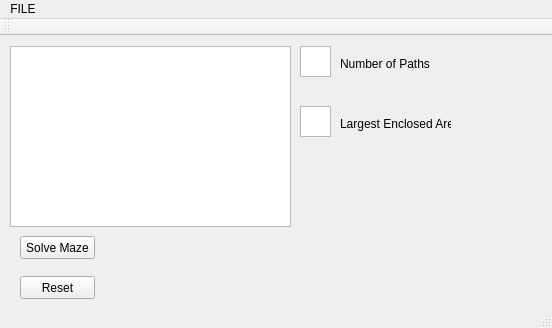
<?xml version="1.0" encoding="UTF-8"?>
<ui version="4.0">
 <class>MainWindow</class>
 <widget class="QMainWindow" name="MainWindow">
  <property name="geometry">
   <rect>
    <x>0</x>
    <y>0</y>
    <width>552</width>
    <height>328</height>
   </rect>
  </property>
  <property name="windowTitle">
   <string>MainWindow</string>
  </property>
  <widget class="QWidget" name="centralWidget">
   <widget class="QPushButton" name="pushButton_2">
    <property name="geometry">
     <rect>
      <x>20</x>
      <y>240</y>
      <width>75</width>
      <height>23</height>
     </rect>
    </property>
    <property name="text">
     <string>Reset</string>
    </property>
   </widget>
   <widget class="QLabel" name="label">
    <property name="geometry">
     <rect>
      <x>340</x>
      <y>20</y>
      <width>101</width>
      <height>16</height>
     </rect>
    </property>
    <property name="text">
     <string>Number of Paths</string>
    </property>
   </widget>
   <widget class="QLabel" name="label_2">
    <property name="geometry">
     <rect>
      <x>340</x>
      <y>80</y>
      <width>111</width>
      <height>16</height>
     </rect>
    </property>
    <property name="text">
     <string>Largest Enclosed Area</string>
    </property>
   </widget>
   <widget class="QPushButton" name="pushButton_3">
    <property name="geometry">
     <rect>
      <x>20</x>
      <y>200</y>
      <width>75</width>
      <height>23</height>
     </rect>
    </property>
    <property name="text">
     <string>Solve Maze</string>
    </property>
   </widget>
   <widget class="QTextEdit" name="textEdit">
    <property name="geometry">
     <rect>
      <x>10</x>
      <y>10</y>
      <width>281</width>
      <height>181</height>
     </rect>
    </property>
   </widget>
   <widget class="QTextEdit" name="textEdit_2">
    <property name="geometry">
     <rect>
      <x>300</x>
      <y>10</y>
      <width>31</width>
      <height>31</height>
     </rect>
    </property>
   </widget>
   <widget class="QTextEdit" name="textEdit_3">
    <property name="geometry">
     <rect>
      <x>300</x>
      <y>70</y>
      <width>31</width>
      <height>31</height>
     </rect>
    </property>
   </widget>
  </widget>
  <widget class="QMenuBar" name="menuBar">
   <property name="geometry">
    <rect>
     <x>0</x>
     <y>0</y>
     <width>552</width>
     <height>21</height>
    </rect>
   </property>
   <widget class="QMenu" name="menuFILE">
    <property name="title">
     <string>FILE</string>
    </property>
   </widget>
   <addaction name="menuFILE"/>
  </widget>
  <widget class="QToolBar" name="mainToolBar">
   <attribute name="toolBarArea">
    <enum>TopToolBarArea</enum>
   </attribute>
   <attribute name="toolBarBreak">
    <bool>false</bool>
   </attribute>
  </widget>
  <widget class="QStatusBar" name="statusBar"/>
 </widget>
 <layoutdefault spacing="6" margin="11"/>
 <resources/>
 <connections/>
</ui>
